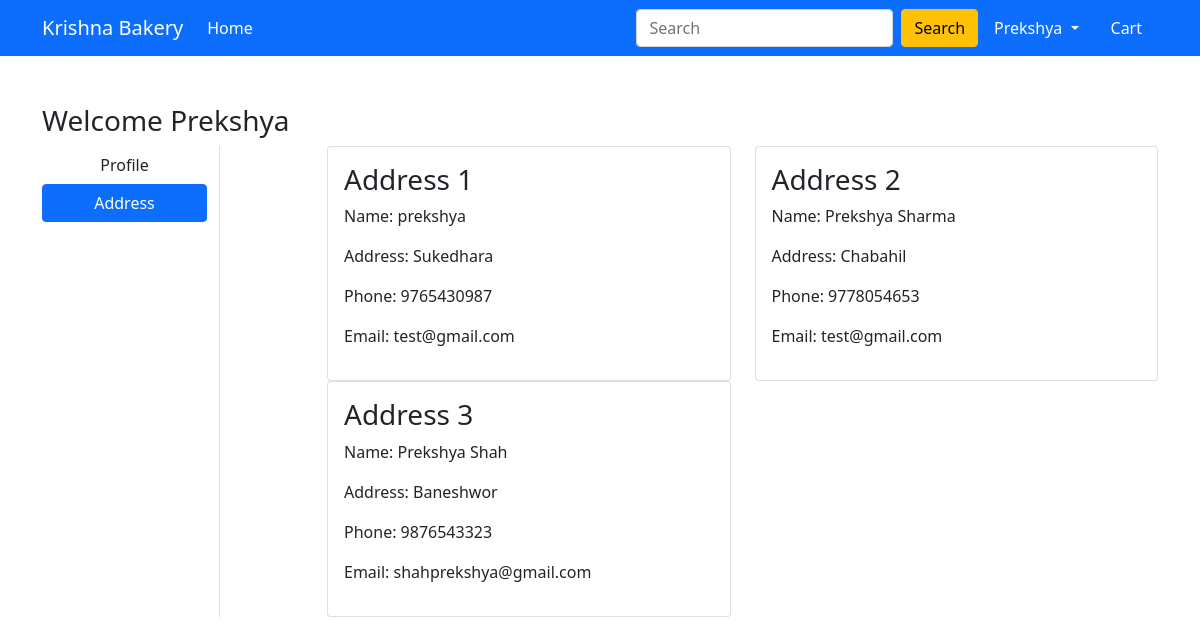
The app's page /address/ (signed in) with its own data.
### bakery/models.py (models this page shows, shortened)
class Customer(models.Model):
    user = models.ForeignKey(
        User, on_delete=models.CASCADE, blank=True, null=True)
    name = models.CharField(max_length=200)
    address = models.CharField(max_length=200, blank=True, null=True)
    phone = models.TextField(blank=True, null=True, max_length=10)
    email = models.EmailField(blank=True, null=True)
    id = models.UUIDField(default=uuid.uuid4, unique=True,
                          primary_key=True, editable=False)

### bakery/views.py (the view)
# urls.py: path('address/', views.address, name='address'),
@login_required
def address(request):
    add = Customer.objects.filter(user=request.user)
    return render(request, 'app/address.html', {'add': add, 'active': 'btn-primary'})

### bakery/templates/app/address.html (shortened to what this page needs)
{% extends 'app/base.html' %}
{% load static %}
{% block main-content %}
<div class="container my-5">
    <div class="row">
        <h3>Welcome <span class="text-capitalize">{{request.user}}</span></h3>
        <div class="col-sm-2 border-end">
            <ul class="list-unstyled">
                <li class="d-grid"><a href="{% url 'profile' %}" class="btn">Profile</a></li>
                <li class="d-grid"><a href="{% url 'address' %}" class="btn {{active}}">Address</a></li>
            </ul>
        </div>
        <div class="col-sm-9 offset-sm-1">
            <div class="row">
                {% for ad in add %}
                <div class="col-sm-6">
                    <div class="card">
                        <div class="card-body">
                            <h3>Address {{forloop.counter}}</h3>
                            <p>Name: {{ad.name}}</p>
                            <p>Address: {{ad.address}}</p>
                            <p>Phone: {{ad.phone}}</p>
                            <p>Email: {{ad.email}}</p>
                        </div>
                    </div>
                </div>
                {% endfor %}
            </div>
        </div>
    </div>
</div>
{% endblock main-content %}

### bakery/templates/app/base.html (shortened to what this page needs)
<!doctype html>
{% load static %}
<html lang="en">
<head>
  <link href="https://cdn.jsdelivr.net/npm/bootstrap@5.0.0-beta1/dist/css/bootstrap.min.css" rel="stylesheet"
>
  <link rel="stylesheet" href="{% static 'app/css/owl.carousel.min.css' %}">
  <link rel="stylesheet" href="{% static 'app/css/all.min.css' %}">
  <link rel="stylesheet" href="{% static 'app/css/style.css' %}">
</head>
<body>
  <nav class="navbar navbar-expand-lg navbar-dark bg-primary">
    <div class="container">
      <a class="navbar-brand" href="/">Krishna Bakery</a>
      <div class="collapse navbar-collapse" id="navbarSupportedContent">
        <ul class="navbar-nav me-auto mb-2 mb-lg-0">
          <li class="nav-item">
            <a class="nav-link active" aria-current="page" href="/">Home</a>
          </li>
        </ul>
        <form action="{% url 'home' %}" method="get" class="d-flex">
          <input class="form-control me-2" type="search" placeholder="Search" aria-label="Search" name="search_query"
            value="{{search_query}}">
          <button class="btn btn-warning" type="submit">Search</button>
        </form>
        <div>
          <ul class="navbar-nav me-auto mb-2 mb-lg-0">
            {% if request.user.is_authenticated %}
            <li class="nav-item dropdown mx-2">
              <a class="nav-link dropdown-toggle text-white" href="#" id="profileDropdown" role="button"
                data-bs-toggle="dropdown" aria-expanded="false">
                {{request.user.username|capfirst}}
              </a>
            </li>
            <div>
              <ul class="navbar-nav me-auto mb-2 mb-lg-0">
                <li class="nav-item mx-2">
                  <a href="{% url 'showcart' %}" class="nav-link text-white">
                    Cart </a>
                </li>
                {% endif %}
              </ul>
            </div>
        </div>
      </div>
  </nav>
  {% block main-content %} {% endblock main-content %}
</body>
</html>

### records on screen
Customer: name "prekshya", address "Sukedhara", phone "9765430987", email "test@gmail.com"
Customer: name "Prekshya Sharma", address "Chabahil", phone "9778054653", email "test@gmail.com"
Customer: name "Prekshya Shah", address "Baneshwor", phone "9876543323", email "shahprekshya@gmail.com"

### other values on screen
{{ request.user.username|capfirst }} "Prekshya"
{{ request.user }} "Prekshya"
